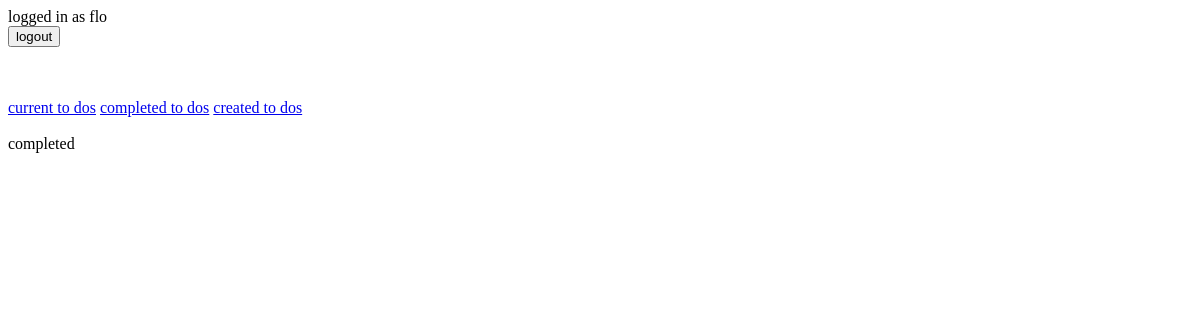
Before: /completed/ (signed in) with the older database file.
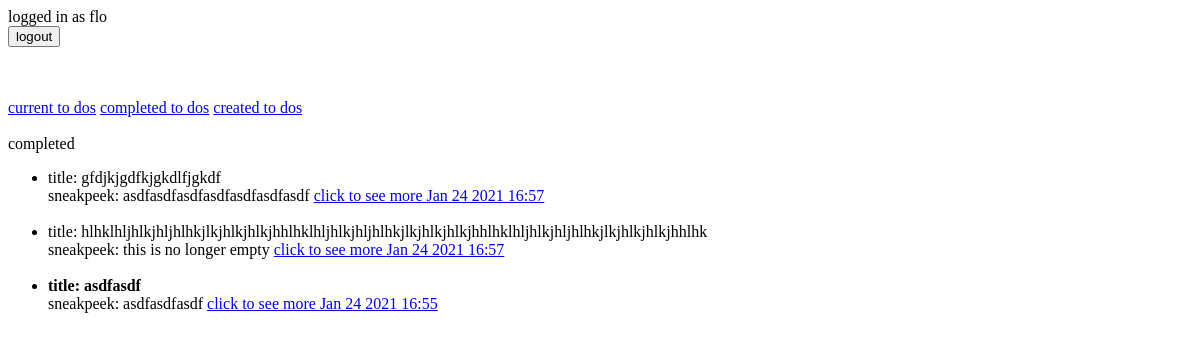
After: the same page with the newer database file.
### todo/models.py (models this page shows, shortened)
class ProjectTodoWooFlo(models.Model):
    title = models.CharField(max_length=100, blank=True)
    description = models.CharField(max_length=250)
    image = models.ImageField(upload_to='todo/images/')
    url = models.URLField(blank=True)
    memo_box = models.TextField(blank=True)
    user_email = models.EmailField(max_length=250)
    memo_created_date = models.DateTimeField(auto_now_add=True)
    memo_complete_date = models.DateTimeField(null=True)
    important = models.BooleanField(default=False)
    user = models.ForeignKey(User, on_delete=models.CASCADE)

### todo/views.py (the view)
# urls.py: path('completed/', views.completedtodos, name='completedtodos'),
@login_required
def completedtodos(request):
    todos = ProjectTodoWooFlo.objects.filter(user=request.user, memo_complete_date__isnull=False).order_by('-memo_complete_date')
    return render(request, 'todo/completedtodos.html',{'todos':todos})

### todo/templates/todo/completedtodos.html
{% extends 'todo/base.html' %}
{% block content %}
completed
<ul>
    {% for todo in todos %}
    <li>
        {% if todo.important %}
            <b>
        {% endif %}
        title: {{ todo.title }}</b>
        {% if todo.memo_box %}
        <br/> sneakpeek: {{ todo.memo_box }}
        {% endif %}
        <a href="{% url 'viewtodo' todo.id %}">click to see more
            {{ todo.memo_complete_date|date:'M j Y H:i' }}
        </a>
        <br/> <br/>
    </li>
    {% endfor %}
</ul>
{% endblock %}

Changed rows visible on the page:
now on this page (row edited): ProjectTodoWooFlo: title "gfdjkjgdfkjgkdlfjgkdf", memo_box "asdfasdfasdfasdfasdfasdfasdf", memo_complete_date "Jan 24 2021 16:57"
now on this page (row edited): ProjectTodoWooFlo: title "hlhklhljhlkjhljhlhkjlkjhlkjhlkjhhlhklhljhlkjhljhlhkjlkjhlkjhlkjhhlhklhljhlkjhljhlhkjlkjhlkjhlkjhhlhk", memo_box "this is no longer empty", memo_complete_date "Jan 24 2021 16:57"
now on this page (row edited): ProjectTodoWooFlo: title "asdfasdf", memo_box "asdfasdfasdf", memo_complete_date "Jan 24 2021 16:55"
